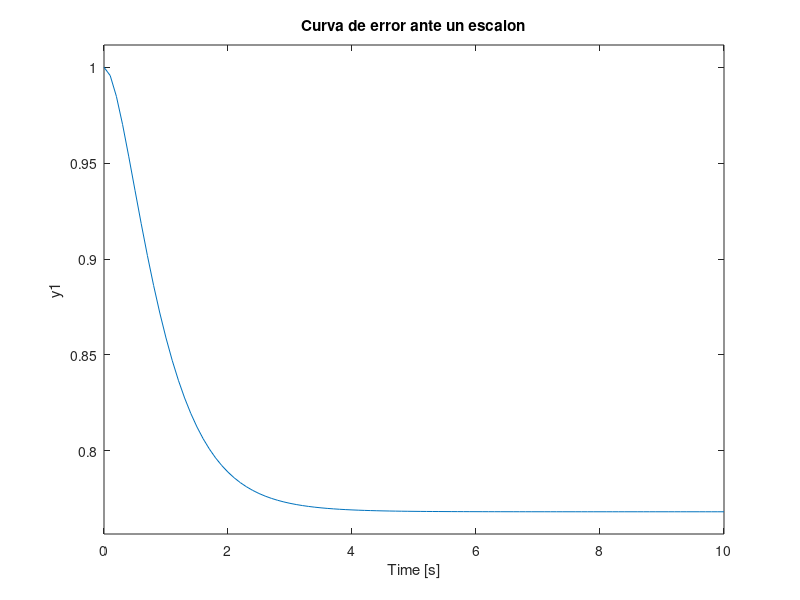

MATLAB code to generate this figure:
% Tarea #7 Daniel Aleman saborio 
clear all
clc
%funcion de transferencia final para G(S)= 1/(S+2)(S+3)*(s-19)/(s-10)
G=tf([1],[1 5 6])
num=[1.81]
den=[1 5 6 ]
%Respuesta a un escalon 
c=tf([1 num],[1 1])
H=series(c,G)
FC=feedback(H,1)
step(FC)
Ec=feedback (1,H)
step(Ec,10)
grid
title('Curva de error ante un escalon')
